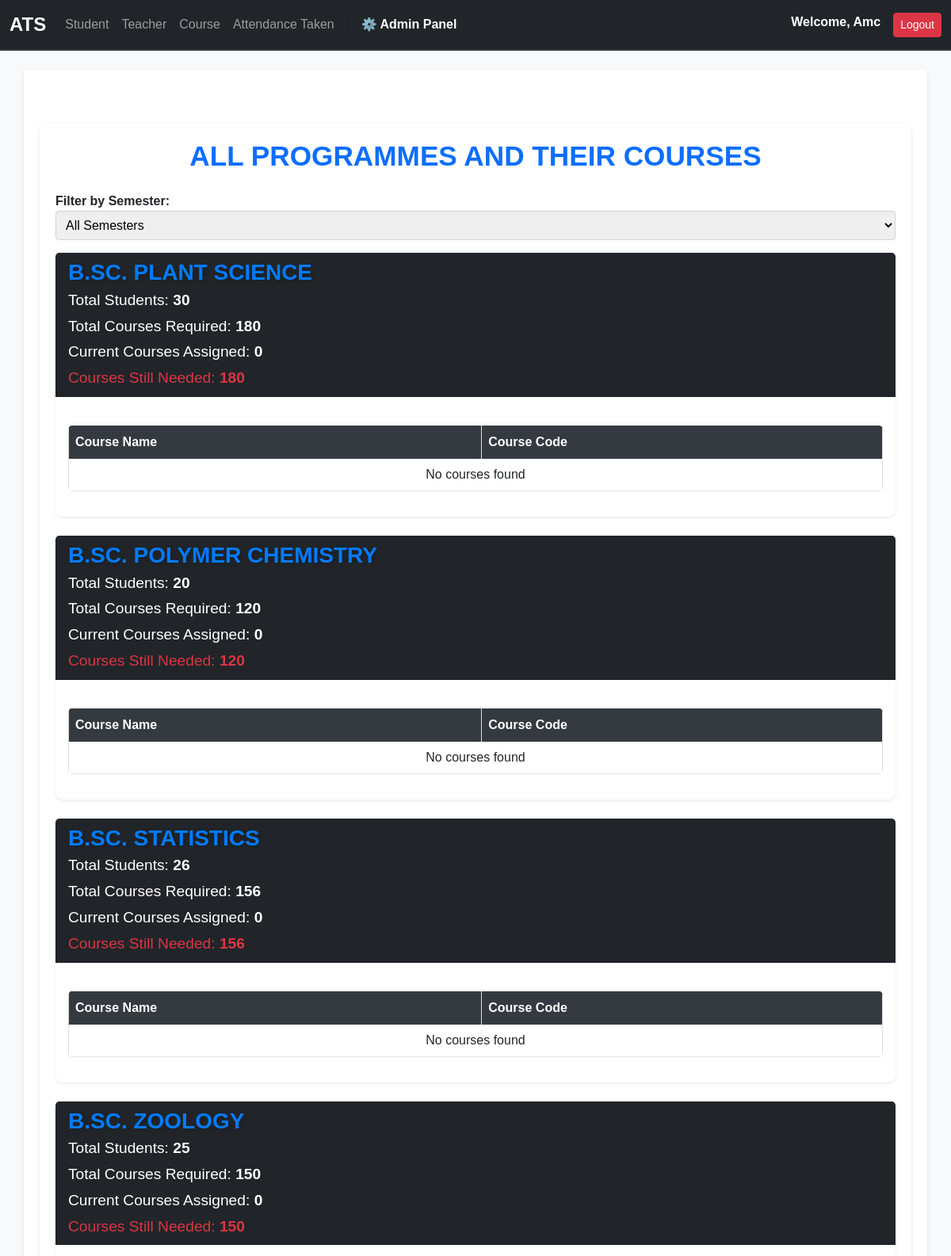
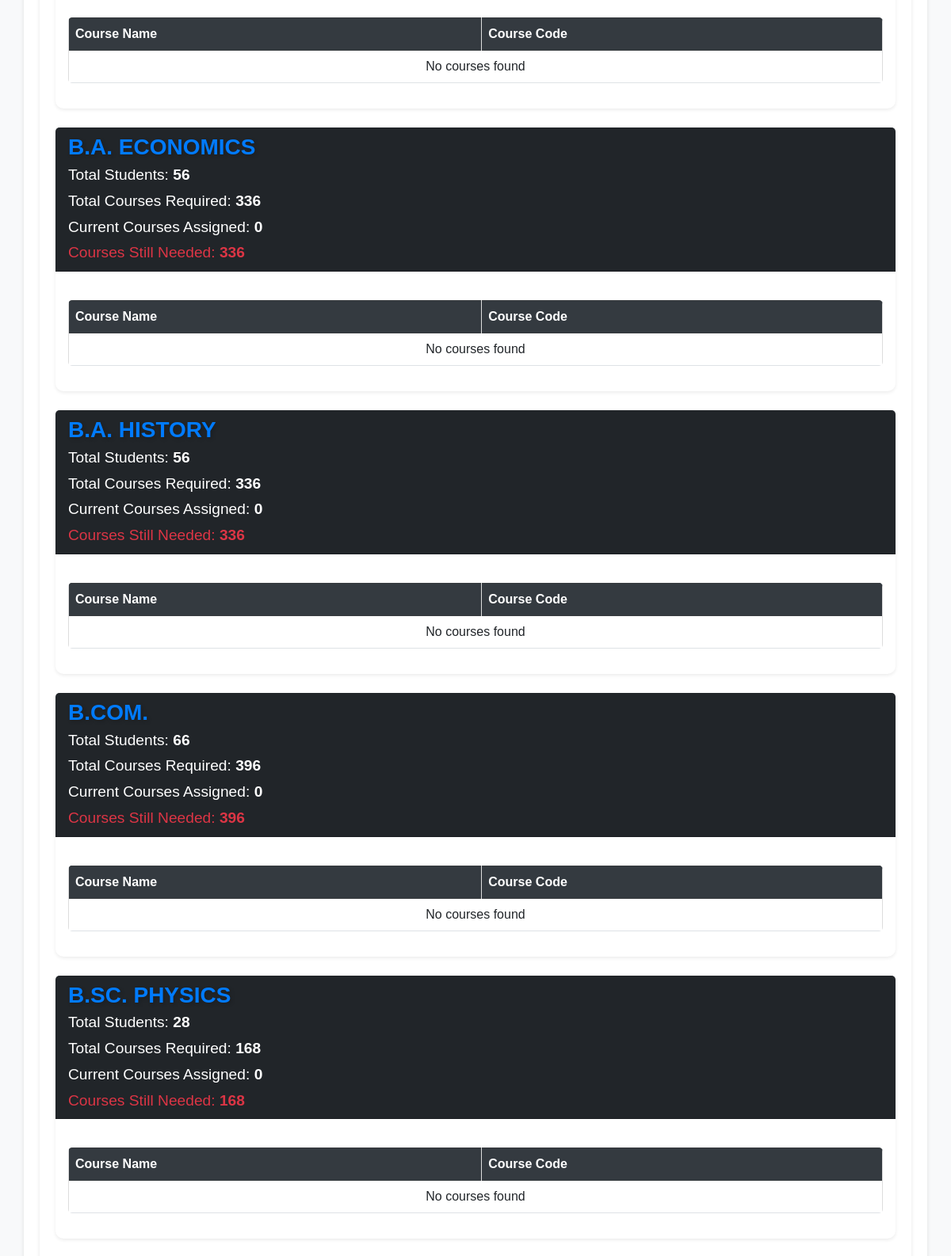
The app's page /programme_courses_view/ (signed in, upper part) with its own data (2 pictures, top to bottom).
### attendance/models.py (models this page shows, shortened)
class Programme(models.Model):
    name = models.CharField(max_length=255)
    department = models.ForeignKey(Department, on_delete=models.CASCADE, related_name="programmes")

### attendance/views.py (the view)
# urls.py: path('programme_courses_view/', views.programme_courses_view, name='programme_courses_view'),
@login_required
@user_passes_test(lambda u: u.is_superuser or u.groups.filter(name='HoD').exists())
def programme_courses_view(request):
    semester = request.GET.get("semester")  # e.g., ?semester=3
    programmes = Programme.objects.all()
    programme_data = []
    for programme in programmes:
        students = Student.objects.filter(programme=programme)
        if semester:
            students = students.filter(current_semester=semester)
        total_students = students.count()
        student_ids = students.values_list('id', flat=True)
        batches = Batch.objects.filter(
            id__in=StudentBatch.objects.filter(
                student__in=student_ids
            ).values_list('batch', flat=True)
        )
        if semester:
            batches = batches.filter(course__semester=semester)
        unique_courses = (
            Course.objects
            .filter(batches__in=batches)
            .values('code')
            .annotate(id=Min('id'))
        )
        courses = Course.objects.filter(
            id__in=[entry['id'] for entry in unique_courses]
        ).order_by('code')
        if semester:
            courses = courses.filter(semester=semester)
        total_courses_required = total_students * 6 if total_students else 0
        student_course_counts = (
            StudentBatch.objects
            .filter(student__in=student_ids, batch__in=batches)
            .values('student', 'batch__course__code')
            .distinct()
            .values('student')
            .annotate(unique_courses=Count('batch__course__code', distinct=True))
        )
        current_courses_count = sum(
            entry['unique_courses'] for entry in student_course_counts
        )
        difference = total_courses_required - current_courses_count
        programme_data.append({
            'programme': programme,
            'courses': courses,
            'total_students': total_students,
            'total_courses_required': total_courses_required,
            'current_courses_count': current_courses_count,
            'difference': difference,
        })
    active_semesters = (
        Student.objects
        .filter(current_semester__in=range(1, 9))
        .values_list('current_semester', flat=True)
        .distinct()
        .order_by('current_semester')
    )
    active_semesters = [str(sem) for sem in active_semesters]
    return render(request, 'attendance/programme_courses.html', {
        'programme_data': programme_data,
        'semester': semester,  # Pass selected semester to template
        'active_semesters': active_semesters,
    })

### attendance/context_processors.py (called while the page is built)
def is_hod(request):
    return {'is_hod': request.user.groups.filter(name='HoD').exists()}

### attendance/templates/attendance/programme_courses.html (shortened to what this page needs)
{% extends "base.html" %}
{% block content %}
    <div class="container mt-5">
        <h2 class="text-center text-primary mb-4">All Programmes and Their Courses</h2>
        <form method="get" class="semester-filter">
            <label for="semester"><strong>Filter by Semester:</strong></label>
            <select name="semester" id="semester" onchange="this.form.submit()">
                <option value="">All Semesters</option>
            </select>
        </form>
        {% for data in programme_data %}
        <div class="card mb-4 shadow-sm page-break">
            <div class="card-header bg-dark text-white">
                <h4 class="programme-name mb-1">{{ data.programme.name }}</h4>
                <p class="mb-1">Total Students: <strong>{{ data.total_students }}</strong></p>
                <p class="mb-1">Total Courses Required: <strong>{{ data.total_courses_required }}</strong></p>
                <p class="mb-1">Current Courses Assigned: <strong>{{ data.current_courses_count }}</strong></p>
                {% if data.difference > 0 %}
                    <p class="text-danger mb-0">Courses Still Needed: <strong>{{ data.difference }}</strong></p>
                {% endif %}
            </div>
            <div class="card-body">
                <table class="table table-bordered table-hover">
                    <thead class="table-dark">
                        <tr>
                            <th>Course Name</th>
                            <th>Course Code</th>
                        </tr>
                    </thead>
                    <tbody>
                        {% for course in data.courses %}
                        <tr>
                            <td>{{ course.name }}</td>
                            <td>{{ course.code }}</td>
                        </tr>
                        {% empty %}
                        <tr>
                            <td colspan="2" class="text-center">No courses found</td>
                        </tr>
                        {% endfor %}
                    </tbody>
                </table>
            </div>
        </div>
        {% endfor %}
    </div>
{% endblock %}

### templates/base.html (shortened to what this page needs)
{% load static %}
<!DOCTYPE html>
<html lang="en">
<head>
    <link href="https://cdn.jsdelivr.net/npm/bootstrap@5.3.0/dist/css/bootstrap.min.css" rel="stylesheet">
    <link rel="stylesheet" href="{% static 'base.css' %}">
</head>
<body>
    <nav class="navbar navbar-expand-lg navbar-dark bg-dark">
        <div class="container-fluid">
            <a class="navbar-brand" href="{% url 'index' %}">ATS</a>
            <div class="collapse navbar-collapse" id="navbarNav">
                <ul class="navbar-nav me-auto">
                    <li class="nav-item">
                        <a class="nav-link" href="{% url 'student_list' %}">Student</a>
                    </li>
                    <li class="nav-item">
                        <a class="nav-link" href="{% url 'teacher_list' %}">Teacher</a>
                    </li>
                    <li class="nav-item">
                        <a class="nav-link" href="{% url 'course_list' %}">Course</a>
                    </li>
                    <li class="nav-item">
                        <a class="nav-link" href="{% url 'teacher_attendance_list' %}">Attendance Taken</a>
                    </li>
                    {% if user.is_superuser %}
                    <li class="nav-item">
                        <a class="nav-link btn btn-dark text-white fw-bold px-3 py-2 rounded shadow-sm"
                           style="margin-left: 10px; transition: 0.3s;"
                           onmouseover="this.style.backgroundColor='#333'; this.style.color='#fff';"
                           onmouseout="this.style.backgroundColor='#000'; this.style.color='#fff';"
                           href="{% url 'admin_dashboard' %}">
                           ⚙️ Admin Panel
                        </a>
                    </li>
                    {% endif %}
                </ul>
                {% if user.is_authenticated %}
                <ul class="navbar-nav">
                    <li class="nav-item">
                        <span class="navbar-text text-white me-3 fw-bold">Welcome, {{ user.username|title }}</span>
                    </li>
                    <li>
                        <form  method="post" action="{% url 'logout' %}">
                            <button class="btn btn-danger btn-sm" type="submit">Logout</button>
                          </form>
                    </li>
                </ul>
                {% else %}
                <ul class="navbar-nav">
                    <li class="nav-item">
                        <a class="nav-link" href="{% url 'login' %}">Login</a>
                    </li>
                </ul>
                {% endif %}
            </div>
        </div>
    </nav>
    <div class="container mt-4">
        {% block content %}{% endblock %}
    </div>
</body>
</html>

### static/base.css (style rules this page uses)
html, body { font-family: 'Arial', sans-serif; background-color: #f8f9fa; color: #212529; height: 100%; margin: 0; display: flex; flex-direction: column; }
.navbar { border-bottom: 2px solid #343a40; }
.navbar-brand { font-weight: bold; font-size: 1.5rem; }
.nav-item .nav-link { font-size: 1rem; padding: 0.5rem 1rem; transition: color 0.2s ease-in-out; }
.container { flex: 1; background-color: #ffffff; border-radius: 5px; box-shadow: 0 2px 5px rgba(0, 0, 0, 0.1); padding: 20px; }
input, select, textarea { border: 1px solid #ced4da; border-radius: 4px; padding: 0.5rem; width: 100%; margin-bottom: 1rem; }
table { width: 100%; border-collapse: collapse; margin: 20px 0; }
table th, table td { border: 1px solid #ddd; padding: 8px; text-align: left; }
table th { background-color: #343a40; color: #ffffff; }
.text-center { text-align: center; }
.mt-4 { margin-top: 1.5rem; }
.mb-4 { margin-bottom: 1.5rem; }

### attendance/templates/attendance/programme_courses.html (style rules this page uses)
body { font-family: 'Arial', sans-serif; background-color: #f8f9fa; color: #212529; }
h2 { font-size: 2.2rem; font-weight: bold; text-transform: uppercase; }
.programme-name { font-size: 1.75rem; font-weight: bold; color: #007bff; text-transform: uppercase; text-shadow: 2px 2px 5px rgba(0, 0, 0, 0.2); }
.card { border: none; border-radius: 10px; box-shadow: 0px 4px 8px rgba(0, 0, 0, 0.1); transition: transform 0.2s ease-in-out; }
.card-header { background-color: #343a40; color: white; font-size: 1.2rem; }
.table { border-radius: 5px; overflow: hidden; }
.table th { background-color: #343a40; color: white; }
.table td { background-color: white; }

### records on screen
Programme: programme.name "B.SC. PLANT SCIENCE", total_students "30", total_courses_required "180", current_courses_count "0", difference "180"
Programme: programme.name "B.SC. POLYMER CHEMISTRY", total_students "20", total_courses_required "120", current_courses_count "0", difference "120"
Programme: programme.name "B.SC. STATISTICS", total_students "26", total_courses_required "156", current_courses_count "0", difference "156"
Programme: programme.name "B.SC. ZOOLOGY", total_students "25", total_courses_required "150", current_courses_count "0", difference "150"
Programme: programme.name "B.A. ECONOMICS", total_students "56", total_courses_required "336", current_courses_count "0", difference "336"
Programme: programme.name "B.A. HISTORY", total_students "56", total_courses_required "336", current_courses_count "0", difference "336"
Programme: programme.name "B.COM.", total_students "66", total_courses_required "396", current_courses_count "0", difference "396"
Programme: programme.name "B.SC. PHYSICS", total_students "28", total_courses_required "168", current_courses_count "0", difference "168"

### other values on screen
{{ user.username|title }} "Amc"
